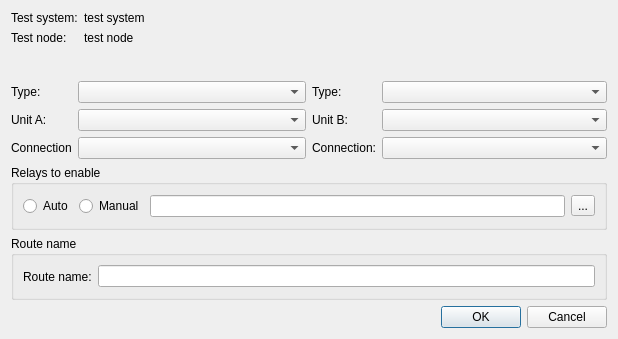
<?xml version="1.0" encoding="UTF-8"?>
<ui version="4.0">
 <class>mdtTtTestNodeRouteDialog</class>
 <widget class="QDialog" name="mdtTtTestNodeRouteDialog">
  <property name="geometry">
   <rect>
    <x>0</x>
    <y>0</y>
    <width>618</width>
    <height>339</height>
   </rect>
  </property>
  <property name="windowTitle">
   <string>Test node relay path edition</string>
  </property>
  <layout class="QVBoxLayout" name="verticalLayout">
   <item>
    <layout class="QFormLayout" name="formLayout_4">
     <item row="0" column="0">
      <widget class="QLabel" name="lbTestSystemLabel">
       <property name="text">
        <string>Test system:</string>
       </property>
      </widget>
     </item>
     <item row="0" column="1">
      <widget class="QLabel" name="lbTestSystem">
       <property name="text">
        <string>test system</string>
       </property>
      </widget>
     </item>
     <item row="1" column="0">
      <widget class="QLabel" name="lbTestNodeLabel">
       <property name="text">
        <string>Test node:</string>
       </property>
      </widget>
     </item>
     <item row="1" column="1">
      <widget class="QLabel" name="lbTestNode">
       <property name="text">
        <string>test node</string>
       </property>
      </widget>
     </item>
    </layout>
   </item>
   <item>
    <layout class="QHBoxLayout" name="horizontalLayout">
     <item>
      <layout class="QFormLayout" name="formLayout">
       <property name="fieldGrowthPolicy">
        <enum>QFormLayout::AllNonFixedFieldsGrow</enum>
       </property>
       <item row="0" column="0">
        <widget class="QLabel" name="lbUnitAType">
         <property name="text">
          <string>Type:</string>
         </property>
        </widget>
       </item>
       <item row="1" column="0">
        <widget class="QLabel" name="lbUnitA">
         <property name="text">
          <string>Unit A:</string>
         </property>
        </widget>
       </item>
       <item row="1" column="1">
        <widget class="QComboBox" name="cbUnitA"/>
       </item>
       <item row="2" column="0">
        <widget class="QLabel" name="lbConnectionA">
         <property name="text">
          <string>Connection</string>
         </property>
        </widget>
       </item>
       <item row="2" column="1">
        <widget class="QComboBox" name="cbConnectionA">
         <property name="sizeAdjustPolicy">
          <enum>QComboBox::AdjustToContents</enum>
         </property>
        </widget>
       </item>
       <item row="0" column="1">
        <widget class="QComboBox" name="cbUnitAType"/>
       </item>
      </layout>
     </item>
     <item>
      <layout class="QFormLayout" name="formLayout_2">
       <property name="fieldGrowthPolicy">
        <enum>QFormLayout::AllNonFixedFieldsGrow</enum>
       </property>
       <item row="0" column="0">
        <widget class="QLabel" name="lbUnitBType">
         <property name="text">
          <string>Type:</string>
         </property>
        </widget>
       </item>
       <item row="0" column="1">
        <widget class="QComboBox" name="cbUnitBType"/>
       </item>
       <item row="1" column="0">
        <widget class="QLabel" name="lbUnitB">
         <property name="text">
          <string>Unit B:</string>
         </property>
        </widget>
       </item>
       <item row="1" column="1">
        <widget class="QComboBox" name="cbUnitB"/>
       </item>
       <item row="2" column="0">
        <widget class="QLabel" name="lbConnectionB">
         <property name="text">
          <string>Connection:</string>
         </property>
        </widget>
       </item>
       <item row="2" column="1">
        <widget class="QComboBox" name="cbConnectionB">
         <property name="sizeAdjustPolicy">
          <enum>QComboBox::AdjustToContents</enum>
         </property>
        </widget>
       </item>
      </layout>
     </item>
    </layout>
   </item>
   <item>
    <widget class="QGroupBox" name="gbRelays">
     <property name="title">
      <string>Relays to enable</string>
     </property>
     <layout class="QHBoxLayout" name="horizontalLayout_2">
      <item>
       <widget class="QRadioButton" name="rbAuto">
        <property name="text">
         <string>Auto</string>
        </property>
       </widget>
      </item>
      <item>
       <widget class="QRadioButton" name="rbManual">
        <property name="text">
         <string>Manual</string>
        </property>
       </widget>
      </item>
      <item>
       <widget class="QLineEdit" name="leRelays"/>
      </item>
      <item>
       <widget class="QToolButton" name="tbAddRelay">
        <property name="text">
         <string>...</string>
        </property>
        <property name="icon">
         <iconset theme="list-add"/>
        </property>
       </widget>
      </item>
     </layout>
    </widget>
   </item>
   <item>
    <widget class="QGroupBox" name="gbName">
     <property name="title">
      <string>Route name</string>
     </property>
     <layout class="QHBoxLayout" name="horizontalLayout_3">
      <item>
       <widget class="QLabel" name="lbName">
        <property name="text">
         <string>Route name:</string>
        </property>
       </widget>
      </item>
      <item>
       <widget class="QLineEdit" name="leName"/>
      </item>
     </layout>
    </widget>
   </item>
   <item>
    <widget class="QDialogButtonBox" name="buttonBox">
     <property name="orientation">
      <enum>Qt::Horizontal</enum>
     </property>
     <property name="standardButtons">
      <set>QDialogButtonBox::Cancel|QDialogButtonBox::Ok</set>
     </property>
    </widget>
   </item>
  </layout>
 </widget>
 <resources/>
 <connections>
  <connection>
   <sender>buttonBox</sender>
   <signal>accepted()</signal>
   <receiver>mdtTtTestNodeRouteDialog</receiver>
   <slot>accept()</slot>
   <hints>
    <hint type="sourcelabel">
     <x>248</x>
     <y>254</y>
    </hint>
    <hint type="destinationlabel">
     <x>157</x>
     <y>274</y>
    </hint>
   </hints>
  </connection>
  <connection>
   <sender>buttonBox</sender>
   <signal>rejected()</signal>
   <receiver>mdtTtTestNodeRouteDialog</receiver>
   <slot>reject()</slot>
   <hints>
    <hint type="sourcelabel">
     <x>316</x>
     <y>260</y>
    </hint>
    <hint type="destinationlabel">
     <x>286</x>
     <y>274</y>
    </hint>
   </hints>
  </connection>
 </connections>
</ui>
